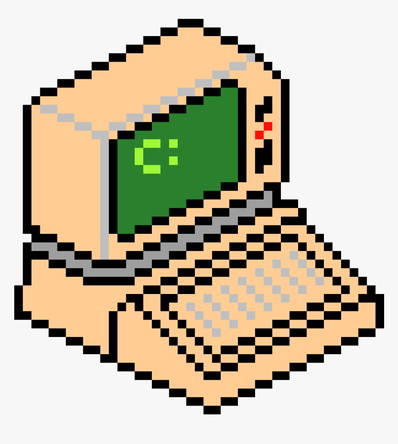
#> input picture CISC642 - PR1/PartA/original/computer_add_10.png, 398 x 444 px, shrunk from 860 x 959 before the run
$ python part_a_pick_points.py
#> lines starting #> are read from the running program, lines starting #| are printed output that depends on the picture
import cv2 as cv
import numpy as np
import os
import pandas as pd

# Setup directories
current_dir = os.path.dirname(os.path.abspath(__file__))
original_dir = os.path.join(current_dir, "PartA", "original")
affine_dir = os.path.join(current_dir, "PartA", "affine")
perspective_dir = os.path.join(current_dir, "PartA", "perspective")
correspondences_dir = os.path.join(current_dir, "PartA", "correspondances")

# Create correspondence directories if they don't exist
os.makedirs(os.path.join(correspondences_dir, "affine"), exist_ok=True)
os.makedirs(os.path.join(correspondences_dir, "perspective"), exist_ok=True)

# Initialize lists to store points
original_points = []
affine_points = []
perspective_points = []

# [45 lines left out: functions original, affine, perspective, save_correspondences, not called in this run]

# Load images
original_image = cv.imread(os.path.join(original_dir, 'computer_add_10.png'))
#> original_image is the input picture: shape (444, 398, 3); mean B, G, R 167.4, 189.6, 198.4
affine_image = cv.imread(os.path.join(affine_dir, 'computer_add_10.png'))
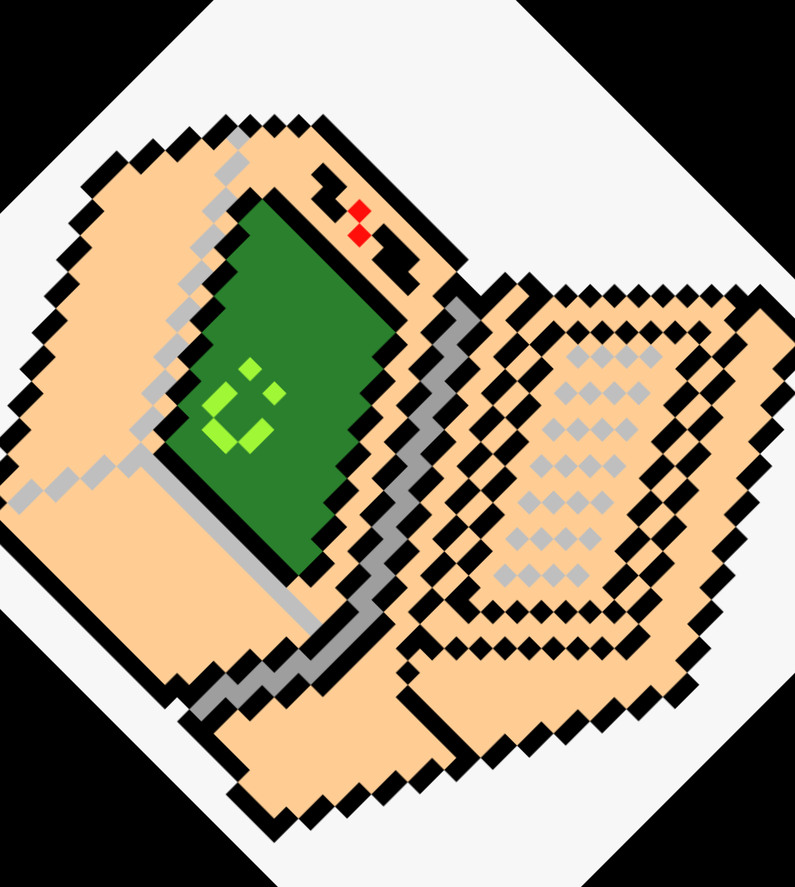
#> input picture CISC642 - PR1/PartA/affine/computer_add_10.png, 795 x 887 px, shrunk from 1720 x 1918 before the run
#> affine_image is the input picture: shape (887, 795, 3); mean B, G, R 124.3, 146.5, 155.6
perspective_image = cv.imread(os.path.join(perspective_dir, 'computer_add_10.png'))
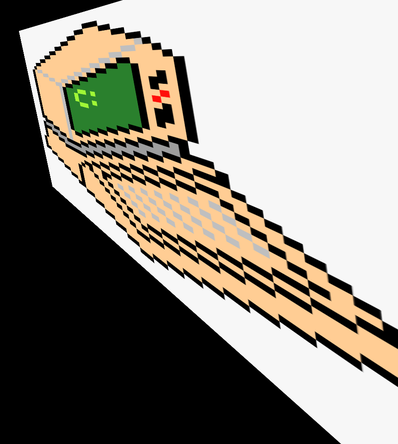
#> input picture CISC642 - PR1/PartA/perspective/computer_add_10.png, 398 x 444 px, shrunk from 860 x 959 before the run
#> perspective_image is the input picture: shape (444, 398, 3); mean B, G, R 126, 135.9, 141

if original_image is None or affine_image is None or perspective_image is None:
    print("Error: Could not load one or more images!")
    exit()

# Create windows and set callbacks
cv.namedWindow('Original Image')
cv.namedWindow('Affine Image')
cv.namedWindow('Perspective Image')
cv.setMouseCallback('Original Image', original)
cv.setMouseCallback('Affine Image', affine)
cv.setMouseCallback('Perspective Image', perspective)

# Show images
cv.imshow('Original Image', original_image)
cv.imshow('Affine Image', affine_image)
cv.imshow('Perspective Image', perspective_image)

print("\nInstructions:")
print("AFFINE MODE (First):")
print("1. Click EXACTLY 3 points in the Original image (green)")
print("2. Click EXACTLY 3 corresponding points in the Affine image (green)")
print("3. Press 'm' to switch to perspective mode")
print("\nPERSPECTIVE MODE (Second):")
print("4. Click EXACTLY 4 points in the Original image (red)")
print("5. Click EXACTLY 4 corresponding points in the Perspective image (red)")
print("\nCONTROLS:")
print("- Press 'm' to switch between affine and perspective modes")
print("- Press 'r' to reset current mode's points")
print("- Press 's' to save the correspondences")
print("- Press 'q' to quit")

while True:
    key = cv.waitKey(1) & 0xFF
#> (key q is pressed here)
    if key == ord('s'):
        save_correspondences()
    elif key == ord('q'):
        break

cv.destroyAllWindows()
print("\nPoints collected:")
print(f"Original: {len(original_points)}")
print(f"Affine: {len(affine_points)}")
print(f"Perspective: {len(perspective_points)}")
